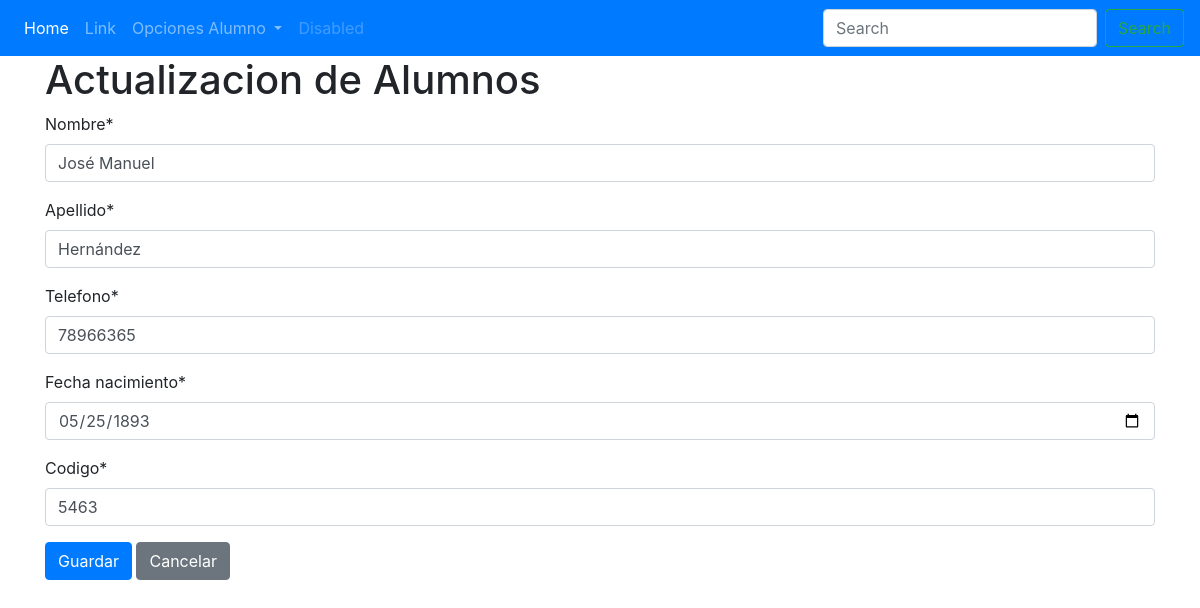
/editarAlumnos/6, run on the app's committed database.
### Models/Alumno/models.py (models this page shows)
class Alumno(models.Model):
    nombre = models.CharField(max_length=75)
    apellido = models.CharField(max_length=75)
    telefono = models.CharField(max_length=12)
    fecha_nacimiento = models.DateField()
    codigo = models.IntegerField()

### Models/Alumno/views.py (the view)
# urls.py: path('editarAlumnos/<int:id_alumno>', FormularioAlumnoView.edit, name='editarAlumnos'),
    def edit(request, id_alumno):
        alumno = Alumno.objects.filter(id=id_alumno).first()
        form = FormularioAlumno(instance=alumno)
        return render(request, "AlumnoEdit.html", {"form":form, 'alumno':alumno})

### Models/Alumno/forms.py
class FormularioAlumno(forms.ModelForm):
    class Meta:
        model = Alumno
        fields = '__all__'
        widgets = {'fecha_nacimiento': forms.DateInput(attrs={'type': 'date'})}

### templates/AlumnoEdit.html (shortened to what this page needs)
{% extends 'index.html' %}
{% load crispy_forms_tags %}
{% block content %}
    <h1>Actualizacion de Alumnos</h1>
    <form action="{% url 'actualizarAlumno' alumno.id %}" method="post">
        {{ form|crispy }}
        <button type="submit" class="btn btn-primary">Guardar</button>
        <a class="btn btn-secondary" href="{% url 'listarAlumnos' %}">Cancelar</a>
    </form>
{% endblock %}

### data on the page
Alumno: nombre "José Manuel", apellido "Hernández", telefono "78966365", fecha_nacimiento "05/25/1893", codigo "5463"
